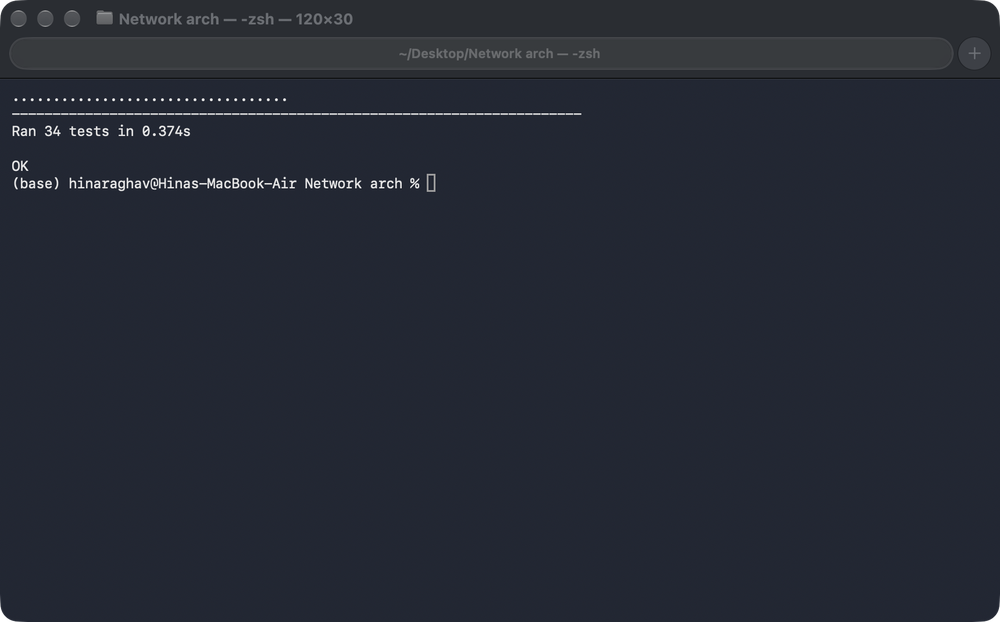
#> input picture docs/images/test_suite_run.png, 1000 x 622 px, shrunk from 1720 x 1070 before the run
$ python generate_screenshots.py
#> lines starting #> are read from the running program, lines starting #| are printed output that depends on the picture
#!/usr/bin/env python3
"""Renders authentic, high-resolution macOS terminal screenshots for docs/images."""

import os
from pathlib import Path
import subprocess

BRAVE_PATH = "/Applications/Brave Browser.app/Contents/MacOS/Brave Browser"

HTML_TEMPLATE = """<!DOCTYPE html>
<html>
<head>
<meta charset="utf-8">
<style>
  * {{
    box-sizing: border-box;
  }}
  body {{
    margin: 0;
    padding: 36px 40px;
    background: transparent;
    display: inline-block;
    font-family: -apple-system, BlinkMacSystemFont, "SF Pro Text", "Helvetica Neue", sans-serif;
    -webkit-font-smoothing: antialiased;
  }}
  .window {{
    background: #14161b;
    border-radius: 12px;
    box-shadow: 0 28px 70px rgba(0, 0, 0, 0.65), 0 0 0 1px rgba(255, 255, 255, 0.12);
    overflow: hidden;
    min-width: 880px;
    max-width: 980px;
  }}
  .titlebar {{
    background: #1e222b;
    height: 42px;
    display: flex;
    align-items: center;
    padding: 0 16px;
    position: relative;
    border-bottom: 1px solid rgba(255, 255, 255, 0.07);
  }}
  .traffic-lights {{
    display: flex;
    gap: 8px;
    z-index: 2;
  }}
  .dot {{
    width: 12px;
    height: 12px;
    border-radius: 50%;
  }}
  .dot.red {{ background: #ff5f56; border: 1px solid #e0443e; }}
  .dot.yellow {{ background: #ffbd2e; border: 1px solid #dea123; }}
  .dot.green {{ background: #27c93f; border: 1px solid #1aab29; }}
  .window-title {{
    position: absolute;
    left: 0;
    right: 0;
    margin: 0 90px;
    text-align: center;
    color: #9da5b4;
    font-size: 13px;
    font-weight: 500;
    letter-spacing: 0.2px;
    display: flex;
    align-items: center;
    justify-content: center;
    gap: 6px;
    overflow: hidden;
    text-overflow: ellipsis;
    white-space: nowrap;
    pointer-events: none;
  }}
  .terminal-body {{
    padding: 24px 28px;
    font-family: "SF Mono", Menlo, Monaco, Consolas, monospace;
    font-size: 13.5px;
    line-height: 1.6;
    color: #c9d1d9;
    background: #14161b;
  }}
  .prompt-user {{ color: #38bdf8; font-weight: 600; }}
  .prompt-at {{ color: #64748b; }}
  .prompt-host {{ color: #818cf8; font-weight: 600; }}
  .prompt-dir {{ color: #c084fc; font-weight: 600; }}
  .prompt-symbol {{ color: #94a3b8; font-weight: 600; }}
  .cmd {{ color: #facc15; font-weight: 600; }}
  .success {{ color: #4ade80; font-weight: 600; }}
  .error {{ color: #f87171; }}
  .cyan {{ color: #38bdf8; }}
  .dim {{ color: #64748b; }}
  .white {{ color: #f8fafc; }}
  .frame-req {{ color: #38bdf8; font-weight: 600; }}
  .frame-resp {{ color: #34d399; font-weight: 600; }}
  .hex-offset {{ color: #64748b; }}
  .hex-bytes {{ color: #94a3b8; }}
  .hex-ascii {{ color: #cbd5e1; }}
  .cursor {{
    display: inline-block;
    width: 8px;
    height: 15px;
    background: #94a3b8;
    vertical-align: middle;
    margin-left: 2px;
    animation: blink 1s infinite;
  }}
</style>
</head>
<body>
  <div class="window">
    <div class="titlebar">
      <div class="traffic-lights">
        <div class="dot red"></div>
        <div class="dot yellow"></div>
        <div class="dot green"></div>
      </div>
      <div class="window-title">
        <span>📁</span>
        <span>{title}</span>
      </div>
    </div>
    <div class="terminal-body">
      {content}
    </div>
  </div>
</body>
</html>
"""


def render_screenshot(title: str, content_html: str, output_path: str):
#> called with output_path = 'docs/images/test_suite_run.png'
    html = HTML_TEMPLATE.format(title=title, content=content_html)
    tmp_html = Path("temp_render.html")
    tmp_html.write_text(html, encoding="utf-8")

    cmd = [
        BRAVE_PATH,
        "--headless",
        "--hide-scrollbars",
        "--window-size=1400,1400",
        "--default-background-color=00000000",
        "--force-device-scale-factor=2",
        f"--screenshot={output_path}",
        str(tmp_html.resolve()),
    ]
    subprocess.run(cmd, stdout=subprocess.DEVNULL, stderr=subprocess.DEVNULL, check=True)
#> (this line was passed over: subprocess is not available in this run)
    if tmp_html.exists():
        tmp_html.unlink()

    from PIL import Image
    with Image.open(output_path) as im:
#> im is the input picture: PIL image 1000x622 RGBA; mean R, G, B, A 37.1, 41.6, 52.3, 254.9
        bbox = im.getbbox()
#> bbox = (0, 0, 1000, 622)
        if bbox:
            margin = 30
            crop_box = (
                max(0, bbox[0] - margin),
                max(0, bbox[1] - margin),
                min(im.width, bbox[2] + margin),
                min(im.height, bbox[3] + margin),
            )
#> crop_box = (0, 0, 1000, 622)
            cropped = im.crop(crop_box)
            cropped.save(output_path)
    print(f"Generated: {output_path}")


def prompt(dir_name="Network_Arch_Project"):
    return (
        f'<span class="prompt-user">aditeey</span><span class="prompt-at">@</span>'
        f'<span class="prompt-host">MacBook-Pro</span> <span class="prompt-dir">{dir_name}</span> '
        f'<span class="prompt-symbol">%</span> '
    )


def main():
    Path("docs/images").mkdir(parents=True, exist_ok=True)

    # 1. Test Suite Run (27 tests)
    test_content = f"""
    {prompt()} <span class="cmd">PYTHONPATH=. python3 -m unittest discover tests</span><br>
    <span class="success">...........................</span><br>
    <span class="dim">----------------------------------------------------------------------</span><br>
    <span class="white">Ran 27 tests in 0.180s</span><br><br>
    <span class="success">OK</span><br><br>
    {prompt()} <span class="cursor"></span>
    """
    render_screenshot(
        "aditeey@MacBook-Pro: ~/Desktop/Network_Arch_Project — zsh — 27 Automated Tests",
        test_content,
        "docs/images/test_suite_run.png",
    )

    # 2. bcurl Verbose Trace
    bcurl_content = f"""
    {prompt()} <span class="cmd">./bserve ./www 9000 &amp;</span><br>
    <span class="dim">[1] 48291</span><br>
    <span class="cyan">bserve listening on 0.0.0.0:9000 serving /Users/aditeey/Desktop/Network_Arch_Project/www</span><br><br>
    {prompt()} <span class="cmd">./bcurl -v localhost:9000/hello.txt</span><br>
    <span class="dim">* Connecting to localhost:9000...</span><br>
    <span class="dim">* Connected to localhost:9000</span><br>
    <span class="frame-req">--- SEND REQUEST Frame (56 bytes) ---</span><br>
    <span class="hex-offset">0000</span>  <span class="hex-bytes">00 00 31 01 00 00 01 01 00 0A 2F 68 65 6C 6C 6F</span>   <span class="hex-ascii">|..1......./hello|</span><br>
    <span class="hex-offset">0010</span>  <span class="hex-bytes">2E 74 78 74 03 01 00 0E 6C 6F 63 61 6C 68 6F 73</span>   <span class="hex-ascii">|.txt....localhos|</span><br>
    <span class="hex-offset">0020</span>  <span class="hex-bytes">74 3A 39 30 30 30 02 00 09 62 63 75 72 6C 2F 31</span>   <span class="hex-ascii">|t:9000...bcurl/1|</span><br>
    <span class="hex-offset">0030</span>  <span class="hex-bytes">2E 30 06 00 03 2A 2F 2A                         </span>   <span class="hex-ascii">|.0...*/*|</span><br>
    <span class="cyan">&gt; GET /hello.txt (Stream 1)</span><br>
    <span class="dim">&gt; host: localhost:9000</span><br>
    <span class="dim">&gt; user-agent: bcurl/1.0</span><br>
    <span class="dim">&gt; accept: */*</span><br>
    <span class="frame-resp">&lt; Status: 200</span><br>
    <span class="dim">&lt; server: bserve/1.0</span><br>
    <span class="dim">&lt; content-type: text/plain</span><br>
    <span class="dim">&lt; content-length: 15</span><br>
    <span class="dim">&lt; Body size: 15 bytes</span><br>
    <span class="white">Hello BHTTP/1!</span><br><br>
    {prompt()} <span class="cmd">echo $?</span><br>
    <span class="success">0</span><br><br>
    {prompt()} <span class="cursor"></span>
    """
    render_screenshot(
        "aditeey@MacBook-Pro: ~/Desktop/Network_Arch_Project — bcurl -v wire trace",
        bcurl_content,
        "docs/images/bcurl_verbose_trace.png",
    )
#> call 2 of render_screenshot, with output_path = 'docs/images/bcurl_verbose_trace.png'
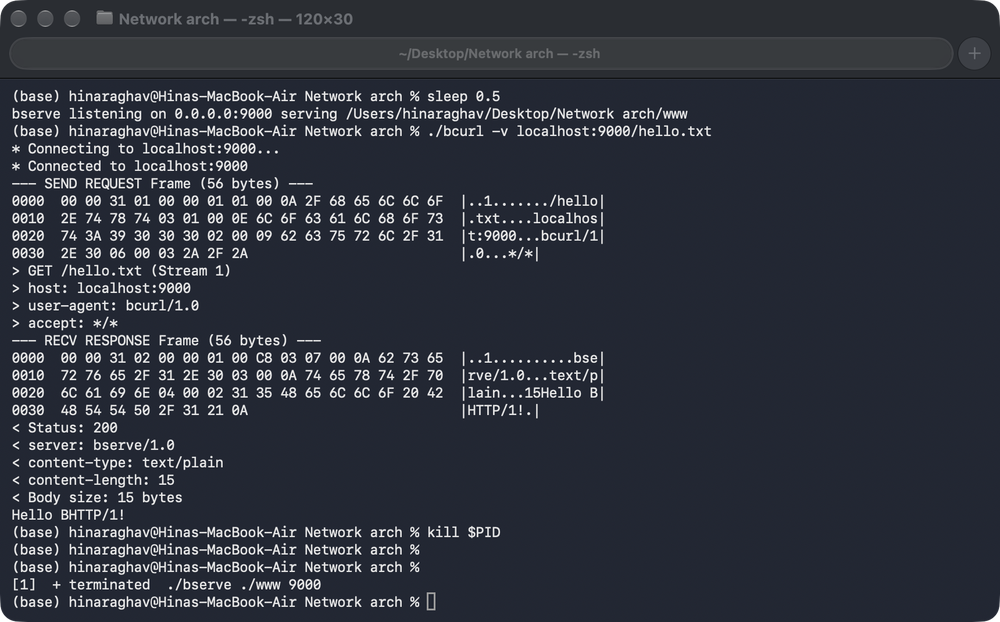
#> input picture docs/images/bcurl_verbose_trace.png, 1000 x 622 px, shrunk from 1720 x 1070 before the run
#> in render_screenshot, im is the input picture: PIL image 1000x622 RGBA; mean R, G, B, A 46.6, 50.8, 61, 254.9

    # 3. Error Exit Codes & Path Traversal Security
    err_content = f"""
    {prompt()} <span class="cmd">./bcurl localhost:9000/not_found.html</span><br>
    <span class="error">404 Not Found: File not found</span><br>
    {prompt()} <span class="cmd">echo $?</span><br>
    <span class="error">1</span><br><br>
    <span class="dim"># Path Traversal Defense (blocked with 400 Bad Request):</span><br>
    {prompt()} <span class="cmd">./bcurl localhost:9000/../../etc/passwd</span><br>
    <span class="error">400 Bad Request: Path traversal forbidden</span><br>
    {prompt()} <span class="cmd">echo $?</span><br>
    <span class="error">1</span><br><br>
    <span class="dim"># Zero-length file serving:</span><br>
    {prompt()} <span class="cmd">./bcurl localhost:9000/empty.txt &amp;&amp; echo "Exit: $?"</span><br>
    <span class="success">Exit: 0</span><br><br>
    {prompt()} <span class="cursor"></span>
    """
    render_screenshot(
        "aditeey@MacBook-Pro: ~/Desktop/Network_Arch_Project — Error Handling & Security",
        err_content,
        "docs/images/bcurl_error_exit_codes.png",
    )
#> call 3 of render_screenshot, with output_path = 'docs/images/bcurl_error_exit_codes.png'
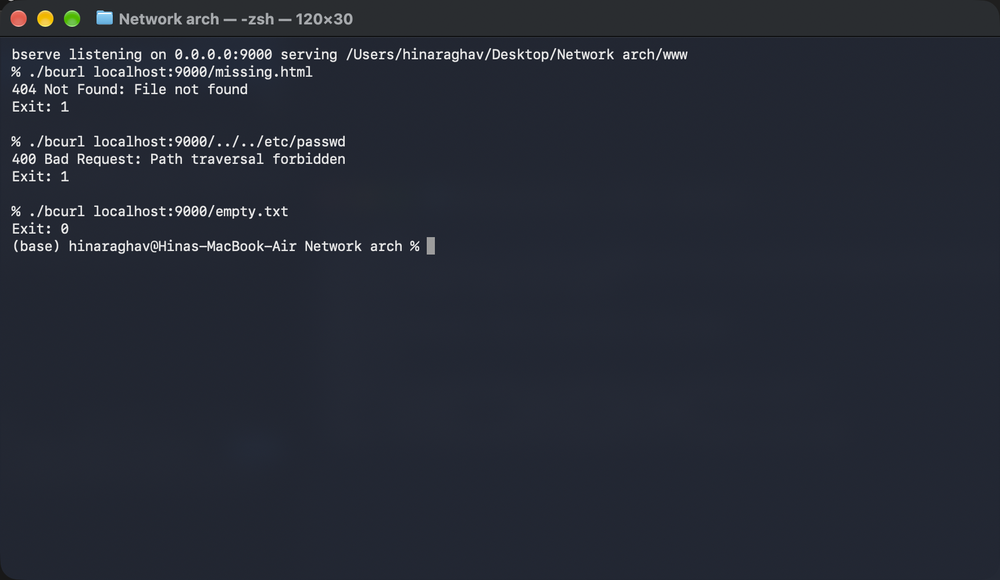
#> input picture docs/images/bcurl_error_exit_codes.png, 1000 x 580 px, shrunk from 1720 x 998 before the run
#> in render_screenshot, im is the input picture: PIL image 1000x580 RGBA; mean R, G, B, A 38.4, 42.8, 53.4, 255
#> in render_screenshot (call 3), `bbox = im.getbbox()`: bbox = (0, 0, 1000, 580)


if __name__ == "__main__":
    main()
